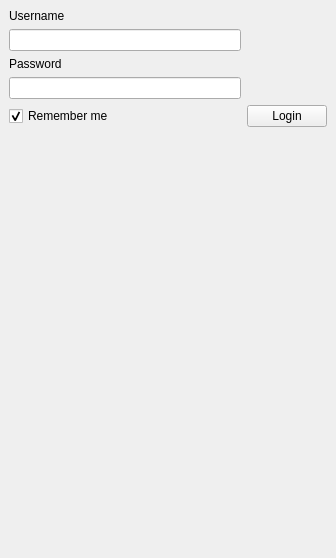
<?xml version="1.0" encoding="UTF-8"?>
<ui version="4.0">
 <class>EllipsisConnectDialogBase</class>
 <widget class="QDockWidget" name="EllipsisConnectDialogBase">
  <property name="geometry">
   <rect>
    <x>0</x>
    <y>0</y>
    <width>336</width>
    <height>558</height>
   </rect>
  </property>
  <property name="windowTitle">
   <string>Ellipsis Drive Connect</string>
  </property>
  <widget class="QWidget" name="layoutWidget">
   <property name="geometry">
    <rect>
     <x>10</x>
     <y>6</y>
     <width>301</width>
     <height>541</height>
    </rect>
   </property>
   <layout class="QGridLayout" name="gridLayout">
    <item row="0" column="0">
     <widget class="QLabel" name="label_username">
      <property name="text">
       <string>Username</string>
      </property>
     </widget>
    </item>
    <item row="4" column="1">
     <widget class="QPushButton" name="pushButton_login">
      <property name="text">
       <string>Login</string>
      </property>
     </widget>
    </item>
    <item row="3" column="0">
     <widget class="QLineEdit" name="lineEdit_password">
      <property name="echoMode">
       <enum>QLineEdit::Password</enum>
      </property>
     </widget>
    </item>
    <item row="2" column="0">
     <widget class="QLabel" name="label_password">
      <property name="text">
       <string>Password</string>
      </property>
     </widget>
    </item>
    <item row="5" column="0">
     <spacer name="verticalSpacer">
      <property name="orientation">
       <enum>Qt::Vertical</enum>
      </property>
      <property name="sizeHint" stdset="0">
       <size>
        <width>20</width>
        <height>128</height>
       </size>
      </property>
     </spacer>
    </item>
    <item row="1" column="0">
     <widget class="QLineEdit" name="lineEdit_username"/>
    </item>
    <item row="4" column="0">
     <widget class="QCheckBox" name="checkBox_remember">
      <property name="text">
       <string>Remember me</string>
      </property>
      <property name="checked">
       <bool>true</bool>
      </property>
     </widget>
    </item>
   </layout>
  </widget>
 </widget>
 <tabstops>
  <tabstop>lineEdit_username</tabstop>
  <tabstop>lineEdit_password</tabstop>
  <tabstop>checkBox_remember</tabstop>
  <tabstop>pushButton_login</tabstop>
 </tabstops>
 <resources/>
 <connections/>
</ui>
